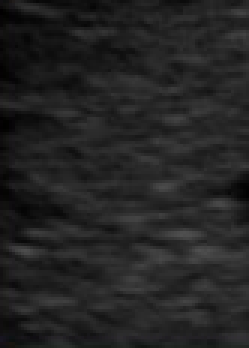
#> input picture TEST/Image/norm1.bmp, 83 x 116 px, found by its file name (shown 3 times larger); its folder holds only this picture in this run
$ python 1.py
#> lines starting #> are read from the running program, lines starting #| are printed output that depends on the picture
import os.path
import cv2
from collections import Counter
import numpy as np
import pandas as pd


def check_file(dir):
#> in optimal_value_second, img_rgb is the input picture: shape (116, 83, 3); mean B, G, R 35.4, 35.3, 35.4
    filename = [name for name in os.listdir(dir) if
                os.path.isfile(os.path.join(dir, name))]
    return filename


def fff(matrix):
    tp1 = []
    tp2 = []
    value = []
    new_matrix = matrix
    new_array = np.array(new_matrix.ravel())
#> new_array = 9628 values, max 80 at index 6534, min 1 at index 249, mean 35.37
    final_matrix = np.zeros((len(new_matrix), len(new_matrix[1])), dtype=int)
#> final_matrix: shape (116, 83) int64; every value is 0
    tp = []
    counter = 0
    for idx in range(len(new_array) - 1):

        count = 0
        pair = np.array((new_array[idx], new_array[idx + 1]))
        for i in range(len(tp)):
            if abs(int(tp[i][0][0]) - int(pair[0])) <= 0 and abs(
                    int(tp[i][0][1]) - int(pair[1])) <= 0:
                count = tp[i][1]
                break

        if count == 0:
            count = count + sum(1 for k in [new_array[j:j + len(pair)] for j in
                                            range(len(new_array) - len(
                                                pair) + 1)]
                                if abs(int(k[0]) - int(pair[0])) <= 0 and
                                abs(int(k[1]) - int(pair[1])) <= 0)
            tp.append([pair, count])
            tp1.append(tp[counter][0][0])
            tp2.append(tp[counter][0][1])
            value.append(tp[counter][1])
            counter += 1
        if (tp1[counter - 1] < 50 and tp1[counter - 1] > 15 and tp2[
            counter - 1] <
            0) or (tp1[counter - 1] < 50 and tp2[counter - 1] > 15 and tp2[
            counter - 1] < 50):
            # final_matrix[idx // len(new_matrix[0])][idx % len(new_matrix[
            #                                                       0])] = 255
            # value[counter-1] = 50
            final_matrix[idx // len(new_matrix[0])][idx % len(new_matrix[
                                                                  0])] = \
                new_array[idx]
        else:
            final_matrix[idx // len(new_matrix[0])][idx % len(new_matrix[
                                                                  0])] = 255
#> this loop made 9627 passes
#> pair on passes 1 to 12: [17, 15], [15, 17], [17, 23], [23, 29], [29, 34], [34, 34], [34, 30], [30, 24], [24, 18], [18, 15], [15, 11], [11, 7]
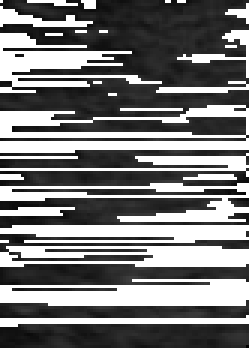
#> final_matrix: shape (116, 83) int64 (shown 3 times larger); min 0, max 255, mean 120.2
#> after the loop, counter = 1078; tp = 1078 items, first 6: [[17, 15], 10], [[15, 17], 10], [[17, 23], 3], [[23, 29], 5], [[29, 34], 7], [[34, 34], 51]; tp1 = 1078 values, max 80 at index 934, min 1 at index 188, mean 37.7; tp2 = 1078 values, max 80 at index 933, min 1 at index 187, mean 35.97; value = 1078 values, max 68 at index 111, min 1 at index 54, mean 8.93

    return tp1, tp2, value, final_matrix[:-1][:]


def optimal_value_second():
    result_check = check_file("Image")
    # for i in range(50, 71):
    array1 = []
    for value_gray in range(50,70):

        array2 = []
        for name in result_check:
            # name = "norm1.bmp"
            if name.find('norm') >= 0:
                image_class = 1
            else:
                image_class = 2
            print(name)
            # Read the main image
            img_rgb = cv2.imread('{}'.format(name))
            # Convert it to grayscale
            matrix = cv2.cvtColor(img_rgb, cv2.COLOR_BGR2GRAY)
            res = fff(matrix)
            tp1 = res[0]
            tp2 = res[1]
            value = pd.Series(res[2])
            value = (value / sum(value) * 100000).tolist()
#> value = 1078 values, max 706.3 at index 111, min 10.39 at index 54, mean 92.76
            # value = res[2] / (sum(res[2]) * 100)
            try:
                res2 = value[tp1.index(value_gray)]
#> res2 = 72.71

                array2.append([res2, image_class])
            except:
                pass
        array1.append([choice_limit(array2)[1],value_gray])
        print(array1)
    return array1


def sort_first(val):
    return val[0]


def choice_limit(value_scale):
    scale_array = []
    limit_array = []
    index_array = []
    # for value in value_scale:
    #     scale_array.append([int(value.split(" ")[0]), int(value.split(" ")[1])])


    # scale_array = np.array(scale_array)
    scale_array = np.array(value_scale)
#> scale_array = [[72.71, 1]]
    # scale_array.sort(key=sort_first)

    for limit in range(len(scale_array)):
        limit_array.append(len(np.where((scale_array[:, 1] == 1) & (scale_array[:, 0] <= scale_array[limit][0]))[0]) +
                           len(np.where((scale_array[:, 1] == 2) & (scale_array[:, 0] >= scale_array[limit][0]))[0]))
#> this loop made 1 pass
#> after the loop, limit_array = [1]
    limit_array2 = np.array(limit_array)
#> limit_array2 = [1]
    return_value = max(limit_array2)
#> return_value = 1
    limit_array2 = np.where(limit_array2 == max(limit_array2))[0]
#> limit_array2 = [0]
    index_lim = len(limit_array2) // 2
#> index_lim = 0
    [index_array.append(idx) for idx, num in enumerate(limit_array) if num == max(limit_array)]
#> (the run stopped early here; a loop or call above may not have finished)

$ run again, on TEST/Image/norm5.bmp
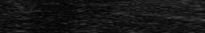
#> input picture TEST/Image/norm5.bmp, 205 x 33 px, found by its file name
#> in optimal_value_second, img_rgb is the input picture: shape (33, 205, 3); mean B, G, R 21.5, 21.5, 21.5
#> new_array = 6765 values, max 77 at index 4304, min 0 at index 5393, mean 21.54
#> the loop in fff, `for idx in range(len(new_array) - 1): ` made 6764 passes
#> pair on passes 1 to 8: [16, 17], [17, 19], [19, 20], [20, 21], [21, 19], [19, 17], [17, 17], [17, 21]
#> after the loop in fff, `for idx in range(len(new_array) - 1):`:
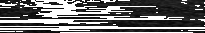
#> final_matrix: shape (33, 205) int64; min 0, max 255, mean 106.5
#> after the loop in fff, `for idx in range(len(new_array) - 1):`: counter = 957; tp = 957 items, first 6: [[16, 17], 27], [[17, 19], 26], [[19, 20], 28], [[20, 21], 26], [[21, 19], 29], [[19, 17], 22]; tp1 = 957 values, max 77 at index 873, min 0 at index 913, mean 27.61; tp2 = 957 values, max 77 at index 872, min 0 at index 912, mean 27.16; value = 957 values, max 46 at index 86, min 1 at index 101, mean 7.07
#> in optimal_value_second, `value = (value / sum(value) * 100000).tolist()`: value = 957 values, max 680.1 at index 86, min 14.78 at index 101, mean 104.5
#> res2 = 29.57
#> scale_array = [[29.57, 1]]
#> the loop in choice_limit, `for limit in range(len(scale_array)):` made 1 pass
#> after the loop in choice_limit, `for limit in range(len(scale_array)):`: limit_array = [1]
#> return_value = 1
#> in choice_limit, `limit_array2 = np.where(limit_array2 == max(limit_array2))[0]`: limit_array2 = [0]
#> index_lim = 0

$ run again, on TEST/Image/norm6.bmp
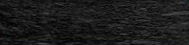
#> input picture TEST/Image/norm6.bmp, 189 x 45 px, found by its file name
#> in optimal_value_second, img_rgb is the input picture: shape (45, 189, 3); mean B, G, R 27.5, 27.5, 27.3
#> new_array = 8505 values, max 75 at index 8167, min 0 at index 4573, mean 27.49
#> the loop in fff, `for idx in range(len(new_array) - 1): ` made 8504 passes
#> pair on passes 1 to 8: [19, 22], [22, 24], [24, 25], [25, 24], [24, 25], [25, 27], [27, 30], [30, 41]
#> after the loop in fff, `for idx in range(len(new_array) - 1):`:
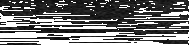
#> final_matrix: shape (45, 189) int64; min 0, max 255, mean 111.8
#> after the loop in fff, `for idx in range(len(new_array) - 1):`: counter = 1368; tp = 1368 items, first 6: [[19, 22], 17], [[22, 24], 22], [[24, 25], 27], [[25, 24], 33], [[25, 27], 20], [[27, 30], 18]; tp1 = 1368 values, max 75 at index 1353, min 0 at index 1136, mean 31.51; tp2 = 1368 values, max 75 at index 1352, min 0 at index 1135, mean 31.19; value = 1368 values, max 34 at index 10, min 1 at index 53, mean 6.22
#> in optimal_value_second, `value = (value / sum(value) * 100000).tolist()`: value = 1368 values, max 399.8 at index 10, min 11.76 at index 53, mean 73.1
#> res2 = 82.31
#> scale_array = [[82.31, 1]]
#> the loop in choice_limit, `for limit in range(len(scale_array)):` made 1 pass
#> after the loop in choice_limit, `for limit in range(len(scale_array)):`: limit_array = [1]
#> return_value = 1
#> in choice_limit, `limit_array2 = np.where(limit_array2 == max(limit_array2))[0]`: limit_array2 = [0]
#> index_lim = 0
